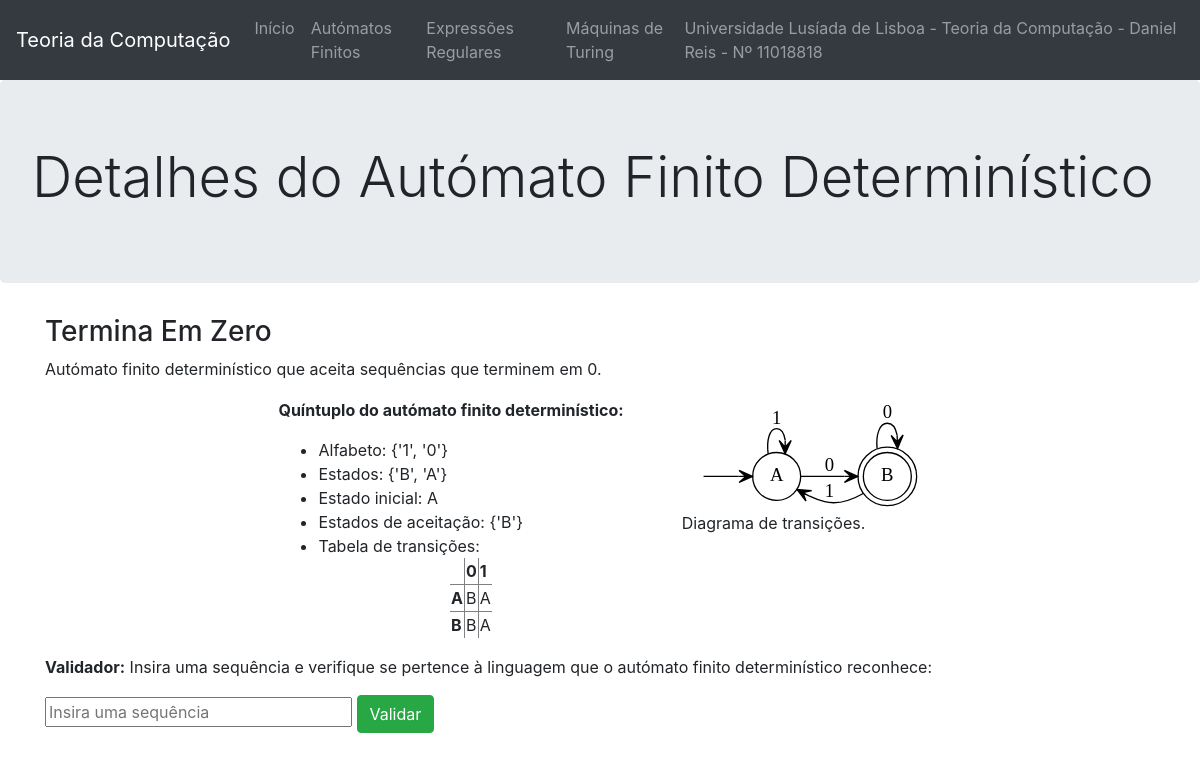
Page /1/detalhesAutomato/ on the committed database.
### website/models.py (models this page shows, shortened)
class Automato(models.Model):
    nome = models.CharField(max_length=100)
    descricao = models.CharField(max_length=100)
    alfabeto = models.CharField(max_length=100)
    estados = models.CharField(max_length=100)
    estadoInicial = models.CharField(max_length=100)
    estadosAceitacao = models.CharField(max_length=100)
    dicTransicoes = models.CharField(max_length=1000)
    diagrama = models.CharField(max_length=100)
    filename = models.CharField(max_length=100)
    def printAlfabeto(self):
        return str(set(self.alfabeto.split()))
    def printEstados(self):
        return str(set(self.estados.split()))
    def printEstadosAceitacao(self):
        return str(set(self.estadosAceitacao.split()))
    def printDicTransicoes(self):
        dicTransicoes = {(t.split('-')[0], t.split('-')[1]):t.split('-')[2] for t in self.dicTransicoes.split()}
        tabela = []
        linha = ['']
        for simbolo in self.alfabeto.split():
            linha.append(simbolo)
        tabela.append(linha)
        for estado in self.estados.split():
            linha = [estado]
            for simbolo in self.alfabeto.split():
                linha.append(dicTransicoes[(estado, simbolo)])
            tabela.append(linha)
        return tabela

### website/views.py (the view)
# urls.py: path('<int:automato_id>/detalhesAutomato/', views.detalhesAutomato, name='detalhesAutomato'),
def detalhesAutomato(request, automato_id):
    sequencia = None
    resultado = None
    form = FormSequencia(request.POST or None)
    if form.is_valid():
        sequencia = form.cleaned_data['sequencia']
        resultado = Automato.objects.get(id=automato_id).validarSequencia(sequencia)
    context = {
        'automato': Automato.objects.get(id=automato_id),
        'sequencia': sequencia,
        'resultado': resultado,
        'form': form
    }
    return render(request, 'website/detalhesAutomato.html', context)

### website/forms.py
class FormSequencia(forms.Form):
    sequencia = forms.CharField(label='', widget=forms.TextInput(attrs={'placeholder': 'Insira uma sequência', 'size': '25'}))

### website/templates/website/detalhesAutomato.html (shortened to what this page needs)
{% extends 'website/layout.html' %}
{% block jumbotron %}
<div class="jumbotron">
    <h1 class="display-4">Detalhes do Autómato Finito Determinístico</h1>
</div>
{% endblock %}
{% block main %}
<main class="container text-justify">
    <h3>{{ automato.nome|title }}</h3>
    <p>{{ automato.descricao }}.</p>
    <table align="center">
        <tr align="left">
            <td>
                <p><b>Quíntuplo do autómato finito determinístico:</b></p>
                <ul>
                    <li>Alfabeto: {{ automato.printAlfabeto }} </li>
                    <li>Estados: {{ automato.printEstados }}</li>
                    <li>Estado inicial: {{ automato.estadoInicial }}</li>
                    <li>Estados de aceitação: {{ automato.printEstadosAceitacao }}</li>
                    <li>Tabela de transições:
                        <table align="center" rules="all" style="border-collapse: collapse">
                            {% for dicTransicoes in automato.printDicTransicoes %}
                                <tr>
                                    {% for element in dicTransicoes %}
                                        {% if forloop.parentloop.first %}
                                            <th>{{ element }}</th>
                                        {% elif forloop.first %}
                                            <th>{{ element }}</th>
                                        {% else %}
                                            <td>{{ element }}</td>
                                        {% endif %}
                                    {% endfor %}
                                </tr>
                            {% endfor %}
                        </table>
                    </li>
                </ul>
            </td>
            <td class="align-baseline">
                {% load static %}
                <img src="{% static automato.diagrama %}" alt="">
                <p class="text-center">Diagrama de transições.</p>
            </td>
        </tr>
    </table>
    <p><b>Validador:</b> Insira uma sequência e verifique se pertence à linguagem que o autómato finito determinístico reconhece: </p>
    <form action="{% url 'website:detalhesAutomato' automato.id %}" method="POST">
        <b>{{ form }}</b>
        <input type="submit" value="Validar" class="btn btn-success">
    </form>
</main>
{% endblock %}

### rows in the picture
Automato: nome "Termina Em Zero", descricao "Autómato finito determinístico que aceita sequências que terminem em 0", printAlfabeto "{'1', '0'}", printEstados "{'B', 'A'}", estadoInicial "A", printEstadosAceitacao "{'B'}", diagrama (picture)

### other values in the picture
{{ element }} "0" "1"
{{ element }} "A" "B"
{{ element }} "B" "A" "B" "A"
